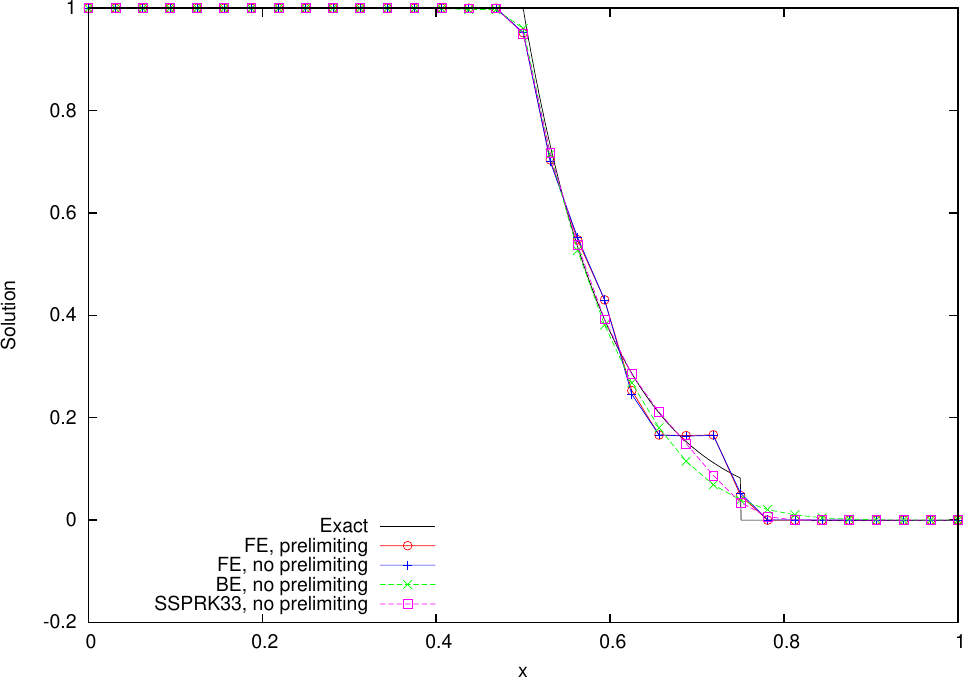

This chart was generated by the following gnuplot code:
set terminal postscript enhanced color
set output '| ps2pdf - prelimiting.pdf'
set ylabel "Solution"
set xlabel "x"
set key bottom left
set style line 1 linetype 1 linecolor 0
set style line 2 linetype 1 linecolor 3 pointtype 1
set style line 3 linetype 1 linecolor 1 pointtype 6
set style line 4 linetype 2 linecolor 2 pointtype 2
set style line 5 linetype 2 linecolor 4 pointtype 4
plot "uexact.txt" using 1:2 title "Exact" with lines ls 1,\
     "uFCT_Gal_FE_prelimit.txt" using 1:2 title "FE, prelimiting" with linesp ls 3,\
     "uFCT_Gal_FE_noprelimit.txt" using 1:2 title "FE, no prelimiting" with linesp ls 2,\
     "uFCT_Gal_BE.txt" using 1:2 title "BE, no prelimiting" with linesp ls 4,\
     "uFCT_Gal_SSPRK33.txt" using 1:2 title "SSPRK33, no prelimiting" with linesp ls 5
reset
set output
set terminal pop
